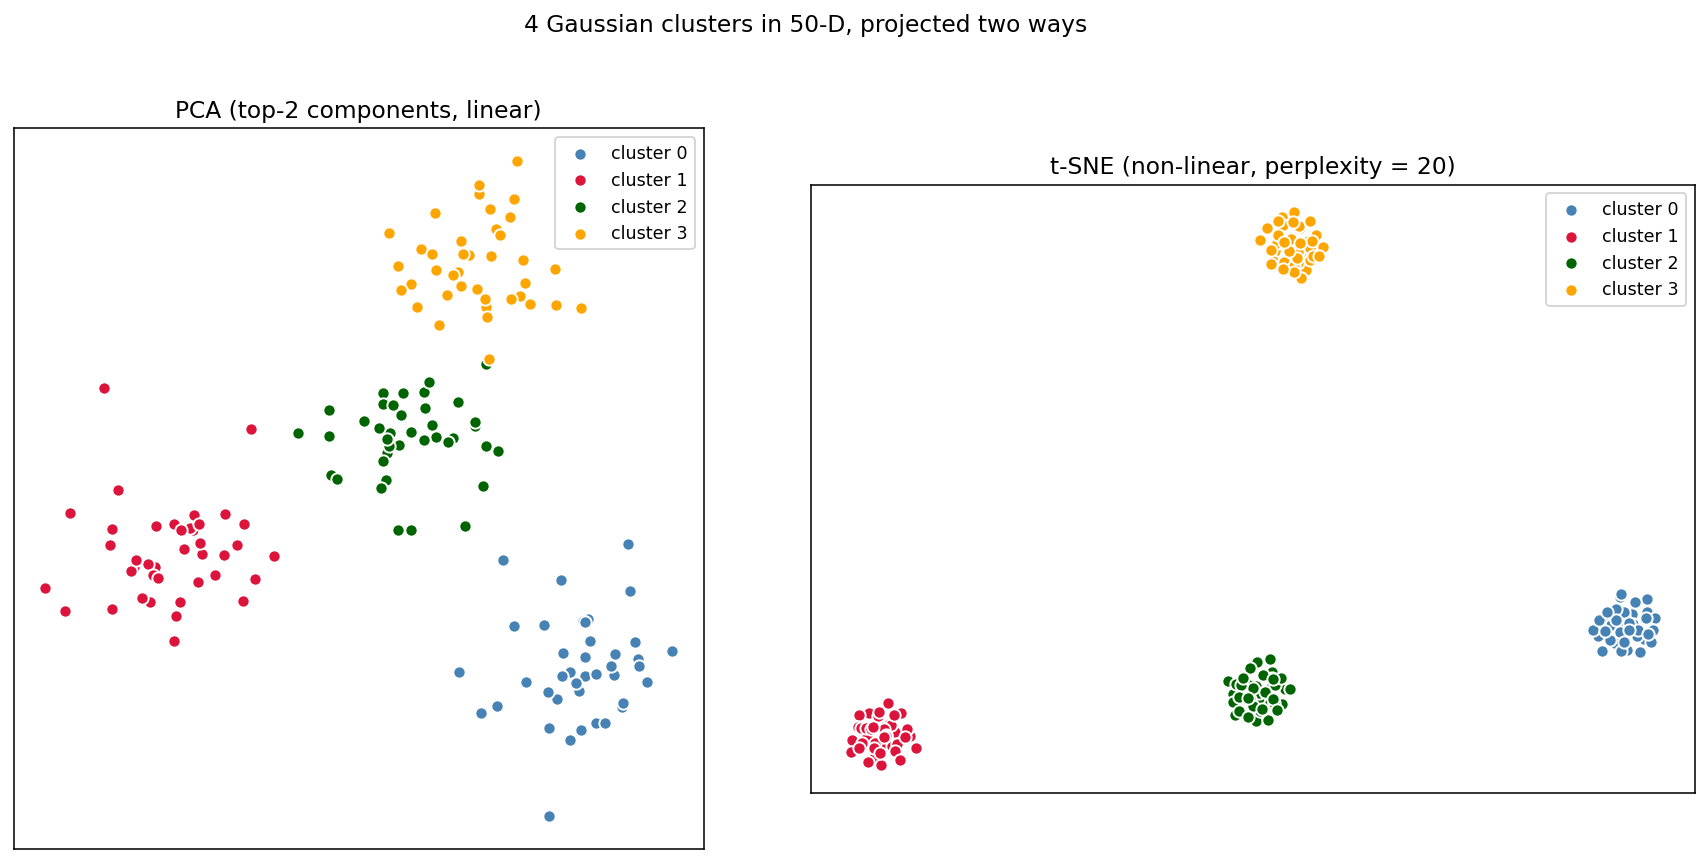

Generate this figure with Python:
"""4 well-separated 50-D Gaussian clusters: PCA's top-2 projection vs t-SNE.
Both should recover the clusters; the layouts will differ markedly.

Output: diagram_pca_vs_tsne.png
"""

import numpy as np
import matplotlib.pyplot as plt

from from_scratch import PCA, tsne, make_blobs_hd


def main():
    X, y = make_blobs_hd(n_per_cluster=40, d=50, n_clusters=4, sep=4.0, seed=0)

    pca = PCA().fit(X)
    Z_pca = pca.transform(X, k=2)

    print("running t-SNE (1-2 minutes on first run)...")
    Y_tsne = tsne(X, n_iter=400, perplexity=20.0, seed=0)

    fig, axes = plt.subplots(1, 2, figsize=(13, 6))
    colors = ["steelblue", "crimson", "darkgreen", "orange"]

    for ax, Z, title in [
        (axes[0], Z_pca, "PCA (top-2 components, linear)"),
        (axes[1], Y_tsne, "t-SNE (non-linear, perplexity = 20)"),
    ]:
        for k in range(4):
            ax.scatter(Z[y == k, 0], Z[y == k, 1], c=colors[k], edgecolors="white",
                       s=40, label=f"cluster {k}")
        ax.set_title(title)
        ax.set_xticks([])
        ax.set_yticks([])
        ax.set_aspect("equal")
        ax.legend(loc="best", fontsize=9)

    fig.suptitle("4 Gaussian clusters in 50-D, projected two ways",
                 fontsize=12, y=1.02)
    fig.tight_layout()
    fig.savefig("diagram_pca_vs_tsne.png", dpi=140, bbox_inches="tight")
    print("wrote diagram_pca_vs_tsne.png")


if __name__ == "__main__":
    main()
